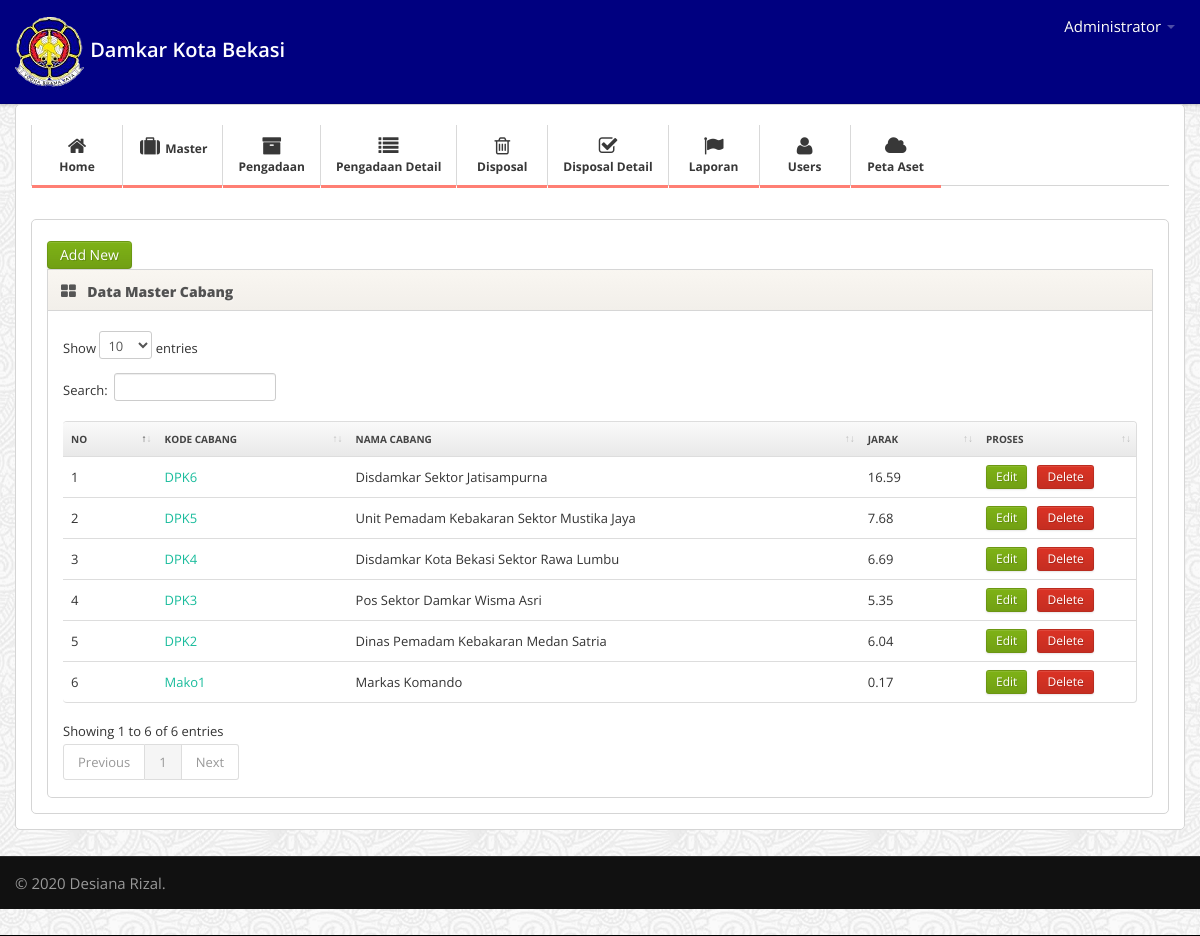
/admin@web/media.php?module=cabang (signed in), run on the app's committed database.
### tables this page shows
CREATE TABLE `cabang` (
  `id_cabang` int(11) NOT NULL,
  `kd_cabang` varchar(45) DEFAULT NULL,
  `nama_cabang` varchar(45) DEFAULT NULL,
  `latitude` float NOT NULL,
  `longitude` float NOT NULL,
  `alamat` text NOT NULL
);

### admin@web/modul/mod_cabang/cabang.php (the view, shortened to what this page needs)
<?php
$aksi="modul/mod_cabang/aksi_cabang.php";
function hitungJarak($lokasi1_lat, $lokasi1_long, $lokasi2_lat, $lokasi2_long, $unit = 'km', $desimal = 2) {
 $derajat = rad2deg(acos((sin(deg2rad($lokasi1_lat))*sin(deg2rad($lokasi2_lat))) + (cos(deg2rad($lokasi1_lat))*cos(deg2rad($lokasi2_lat))*cos(deg2rad($lokasi1_long-$lokasi2_long)))));
 switch($unit) {
  case 'km':
   $jarak = $derajat * 111.13384;
   break;
 }
 return round($jarak, $desimal);
}
if (!isset($_GET['act'])) {
	if ($_SESSION['leveluser']=='admin'){
	echo "
	<div class='widget-content'>
			<h3 class='box-title'><input type=button class='btn btn-success' value='Add New' onclick=\"window.location.href='?module=cabang&act=tambah';\"></h3>";
		}
    else{
      $tampil=mysqli_query($koneksi,"SELECT * FROM users WHERE username='$_SESSION[namauser]'");
      echo"
	<div>";
}
echo"
	<div class='widget-header'>
		<i class='icon-th-large'></i>
		<h3>Data Master Cabang</h3>
	</div>
	<div class='widget-content'>
		<div class='table-responsive'>
    <table id='example1' class='table table-bordered'>
			<thead>
				<tr>
					<th>No</th>
					<th>Kode Cabang</th>
					<th>Nama Cabang</th>
					<th>Jarak</th>
					<th width='120'>Proses </th>
				</tr>
			</thead>
			<tbody>";
			$tampil = mysqli_query($koneksi, "SELECT * FROM cabang ORDER by id_cabang DESC");
			$no = 1;
			while($r=mysqli_fetch_array($tampil)){
					$currentLat = "-6.233390";
					$currentLon = "106.981041";
					$destLat = $r['latitude'];
					$destLon = $r['longitude'];
				echo "
				<tr>
				 <td>$no</td>
				 <td><a href='?module=cabang&act=detail&id=$r[id_cabang]'>$r[kd_cabang]</td>
				 <td>$r[nama_cabang]</td>
				 <td>".hitungJarak($currentLat,$currentLon, $destLat, $destLon)."</td>
					<td align='center'>
						<a href='?module=cabang&act=edit&id=$r[id_cabang]' class='btn btn-small btn-success'>Edit</a> &nbsp;
						<a href='$aksi?module=cabang&act=hapus&id=$r[id_cabang]' class='btn btn-danger btn-small'>Delete</a>
					</td>
				</tr>";
					$no++;
				}
			echo "
			</tbody>
			</table>
		</div>
	</div>";
}
?>

### admin@web/media.php (shortened to what this page needs)
<?php
if($_SESSION['login']==0){
  header('location:logout.php');
}
else{
if (empty($_SESSION['username']) AND empty($_SESSION['passuser']) AND $_SESSION['login']==0){
  echo "<link href='style.css' rel='stylesheet' type='text/css'>
 <center>Untuk mengakses modul, Anda harus login <br>";
  echo "<a href=index.php><b>LOGIN</b></a></center>";
}
else{
?>
<!DOCTYPE html>
<html lang="en">
<head>
		<link href="css/bootstrap.min.css" rel="stylesheet">
		<link href="css/bootstrap-responsive.min.css" rel="stylesheet">
		<link href="css/font-awesome.css" rel="stylesheet">
		<link href="css/style.css" rel="stylesheet">
		<link href="css/pages/dashboard.css" rel="stylesheet">
		<link rel="stylesheet" href="plugins/datatables-bs4/css/dataTables.bootstrap4.min.css">
		<link rel="stylesheet" href="plugins/datatables-responsive/css/responsive.bootstrap4.min.css">
  </head>
<body>
<div class="navbar navbar-fixed-top">
	<div class="navbar-inner">
		<div class="container">
			<a class="brand" href="media.php?module=home">
				<img src='img/damkar-kecil1.png'> Damkar Kota Bekasi
			</a>
			<div class="nav-collapse">
				<ul class="nav pull-right">
					<li class="dropdown user user-menu">
						<a href="#" class="dropdown-toggle" data-toggle="dropdown">
							<?php echo "$_SESSION[namalengkap]"; ?>
							<b class="caret"></b>
						</a>
					</li>
				</ul>
			</div>
		</div>
	</div>
</div>
 <?php
 include("content.php");
 ?>
<div class="footer">
	<div class="footer-inner">
		<div class="container">
			<div class="row">
    			<div class="span12">
    				&copy; 2020 <a href="#">Desiana Rizal</a>.
    			</div>
    		</div>
		</div>
	</div>
</div>
</body>
</html>
<?php
}
}
?>

### admin@web/content.php (shortened to what this page needs)
<div class="main">
	<div class="main-inner">
		<div class="container">
			<div class="row">
				<div class="span12">
					<div class="widget">
					<div class="widget-content">
						<?php
                   include "content-one.php";
						if ($_GET['module']=='home'){?>
							<?php
							 if ($_SESSION['leveluser']=='admin' OR $_SESSION['leveluser']=='user' OR $_SESSION['leveluser']=='petugas' OR $_SESSION['leveluser']=='kepala'){
							echo "
							<img src='img/admin2.png' width='100%'>";
						}
					}
						elseif ($_GET['module']=='cabang'){
							if ($_SESSION['leveluser']=='admin' OR $_SESSION['leveluser']=='user' OR $_SESSION['leveluser']=='kepala'){
								include "modul/mod_cabang/cabang.php";
						}
						}
						elseif ($_GET['module']=='aset'){
							 if ($_SESSION['leveluser']=='admin' OR $_SESSION['leveluser']=='user' OR $_SESSION['leveluser']=='kepala'){
								include "modul/mod_aset/aset.php";
						}
					}
						elseif ($_GET['module']=='masterbarang'){
								include "modul/mod_masterbarang/masterbarang.php";
						}
						else {
								echo "<script>
												alert('Modul tidak ditemukan');
												document.location.href='?module=home';
										</script>";
						}
						?>
						</div>
					</div>
				</div>
			</div>
		</div>
	</div>
</div>

### admin@web/content-one.php (shortened to what this page needs)
<?php
if ($_SESSION['leveluser']=='admin'){
  $sql=mysqli_query($koneksi,"select * from menuutama where aktif='Y' AND lokasi='Admin' order by urutan");?>
 <div class="subnavbar">
  <div class="subnavbar-inner">
    <div class="container">
      <ul class="mainnav">
        <li class="active dropdown">
          <a href="?module=home">
            <i class="icon-home"></i>
            <span>Home</span>
          </a>
        </li>
        <li class=" active dropdown">
            <a href="#" class="dropdown-toggle" data-toggle="dropdown">
              <i class="icon-suitcase"></i>
              Master
            </a>
          </li>
        <li class="active dropdown"><a href="?module=pengadaan"><i class="icon-archive"></i><span>Pengadaan</span></a></li>
        <li class="active dropdown"><a href="?module=pengadaandetail"><i class="icon-list"></i><span>Pengadaan Detail</span></a></li>
        <li class="active dropdown"><a href="?module=disposal"><i class="icon-trash"></i><span>Disposal</span></a></li>
        <li class="active dropdown"><a href="?module=disposaldetail"><i class="icon-check"></i><span>Disposal Detail</span></a></li>
         <li class="active dropdown"><a href="?module=laporan"><i class="icon-flag"></i><span>Laporan</span></a></li>
        <li class="active dropdown"><a href="?module=users"><i class="icon-user"></i><span>Users</span></a></li>
        <li class="active dropdown"><a href="peta3.php"><i class="icon-cloud"></i><span>Peta Aset</span></a></li>
      </ul>
    </div>
  </div>
</div>
<?php } ?>

### admin@web/css/style.css (style rules this page uses)
body { background: #f9f6f1; background-image: url('../img/body-bg.png'); font: 13px/1.7em 'Open Sans'; }
input, button, select, textarea { font-family: 'Open Sans'; }
.table td { vertical-align: middle; }
.table-bordered th { background: #E9E9E9; background:-moz-linear-gradient(top, #FAFAFA 0%, #E9E9E9 100%); background:-webkit-gradient(linear, left top, left bottom, color-stop(0%,#FAFAFA), color-stop(100%,#E9E9E9)); background:-webkit-linear-gradient(top, #FAFAFA 0%,#E9E9E9 100%); background:-o-linear-gradient(top, #FAFAFA 0%,#E9E9E9 100%); background:-ms-linear-gradient(top, #FAFAFA 0%,#E9E9E9 100%); background:linear-gradient(top, #FAFAFA 0%,#E9E9E9 100%); filter: progid:DXImageTransform.Microsoft.gradient(startColorstr='#FAFAFA', endColorstr='#E9E9E9'); -ms-filter: "progid:DXImageTransform.Microsoft.gradient(startColorstr='#FAFAFA', endColorstr='#E9E9E9')"; font-size: 10px; color: #444; text-transform: uppercase; }
.navbar .container { position: relative; }
.navbar-inner { padding: 7px 0; background: #000080 !important; -moz-border-radius: 0; -webkit-border-radius: 0; border-radius: 0; }
.navbar-fixed-top { position: static; }
.navbar .nav a { font-size: 15px; }
.navbar .nav>li>a { color:#fff !important; }
.navbar .brand { font-weight: 600; position: relative; top: 2px; }
.subnavbar { margin-bottom: 2.5em; }
.subnavbar-inner { height: 60px; background: #fff; border-bottom: 1px solid #d6d6d6; }
.subnavbar .container > ul { display: inline-block; height: 80px; padding: 0; margin: 0; }
.subnavbar .container > ul > li { float: left; min-width: 90px; height: 60px; padding: 0; margin: 0; text-align: center; list-style: none; border-left: 1px solid #d9d9d9; }
.subnavbar .container > ul > li > a { display: block; height: 100%; padding: 0 15px; font-size: 12px; font-weight: bold; color: #b2afaa; }
.subnavbar .container > ul > li > a > i { display: inline-block; width: 24px; height: 24px; margin-top: 11px; margin-bottom: -3px; font-size: 20px; }
.subnavbar .container > ul > li > a > span { display: block; }
.subnavbar .container > ul > li.active > a { border-bottom:3px solid #ff7f74; color: #383838; }
.main { padding-bottom: 2em; border-bottom: 1px solid #000; }
.footer { margin-top: 0; border-top: 1px solid #292929; }
.footer-inner { padding: 15px 0; font-size: 15px; background: #111; color: #999; }
.footer a { color: #999; }
.widget { position: relative; clear: both; width: auto; margin-bottom: 2em; overflow: hidden; }
.widget-header { position: relative; height: 40px; line-height: 40px; background: #f9f6f1; background:-moz-linear-gradient(top, #f9f6f1 0%, #f2efea 100%); background:-webkit-gradient(linear, left top, left bottom, color-stop(0%,#f9f6f1), color-stop(100%,#f2efea)); background:-webkit-linear-gradient(top, #f9f6f1 0%,#f2efea 100%); background:-o-linear-gradient(top, #f9f6f1 0%,#f2efea 100%); background:-ms-linear-gradient(top, #f9f6f1 0%,#f2efea 100%); background:linear-gradient(top, #f9f6f1 0%,#f2efea 100%); filter: progid:DXImageTransform.Microsoft.gradient(startColorstr='#f9f6f1', endColorstr='#f2efea'); -ms-filter: "progid:DXImageTransform.Microsoft.gradient(startColorstr='#f9f6f1', endColorstr='#f2efea')"; border: 1px solid #d6d6d6; -webkit-background-clip: padding-box; }
.widget-header h3 { position: relative; top: 2px; left: 10px; display: inline-block; margin-right: 3em; font-size: 14px; font-weight: 800; color: #525252; line-height: 18px; text-shadow: 1px 1px 2px rgba(255,255,255,.5); }
.widget-header [class^="icon-"], .widget-header [class*=" icon-"] { display: inline-block; margin-left: 13px; margin-right: -2px; font-size: 16px; color: #555; vertical-align: middle; }
.widget-content { padding: 20px 15px 15px; background: #FFF; border: 1px solid #D5D5D5; -moz-border-radius: 5px; -webkit-border-radius: 5px; border-radius: 5px; }
.widget-header+.widget-content { border-top: none; -webkit-border-top-left-radius: 0; -webkit-border-top-right-radius: 0; -moz-border-radius-topleft: 0; -moz-border-radius-topright: 0; border-top-left-radius: 0; border-top-right-radius: 0; }
.widget-content:before, .widget-content:after { content:""; display:table; }
.widget-content:after { clear:both; }
.widget-content { zoom:1; }

### data on the page
cabang: kd_cabang "DPK6", nama_cabang "Disdamkar Sektor Jatisampurna", latitude+longitude "16.59"
cabang: kd_cabang "DPK5", nama_cabang "Unit Pemadam Kebakaran Sektor Mustika Jaya", latitude+longitude "7.68"
cabang: kd_cabang "DPK4", nama_cabang "Disdamkar Kota Bekasi Sektor Rawa Lumbu", latitude+longitude "6.69"
cabang: kd_cabang "DPK3", nama_cabang "Pos Sektor Damkar Wisma Asri", latitude+longitude "5.35"
cabang: kd_cabang "DPK2", nama_cabang "Dinas Pemadam Kebakaran Medan Satria", latitude+longitude "6.04"
cabang: kd_cabang "Mako1", nama_cabang "Markas Komando", latitude+longitude "0.17"

### other printed values
$_SESSION[namalengkap] "Administrator"
